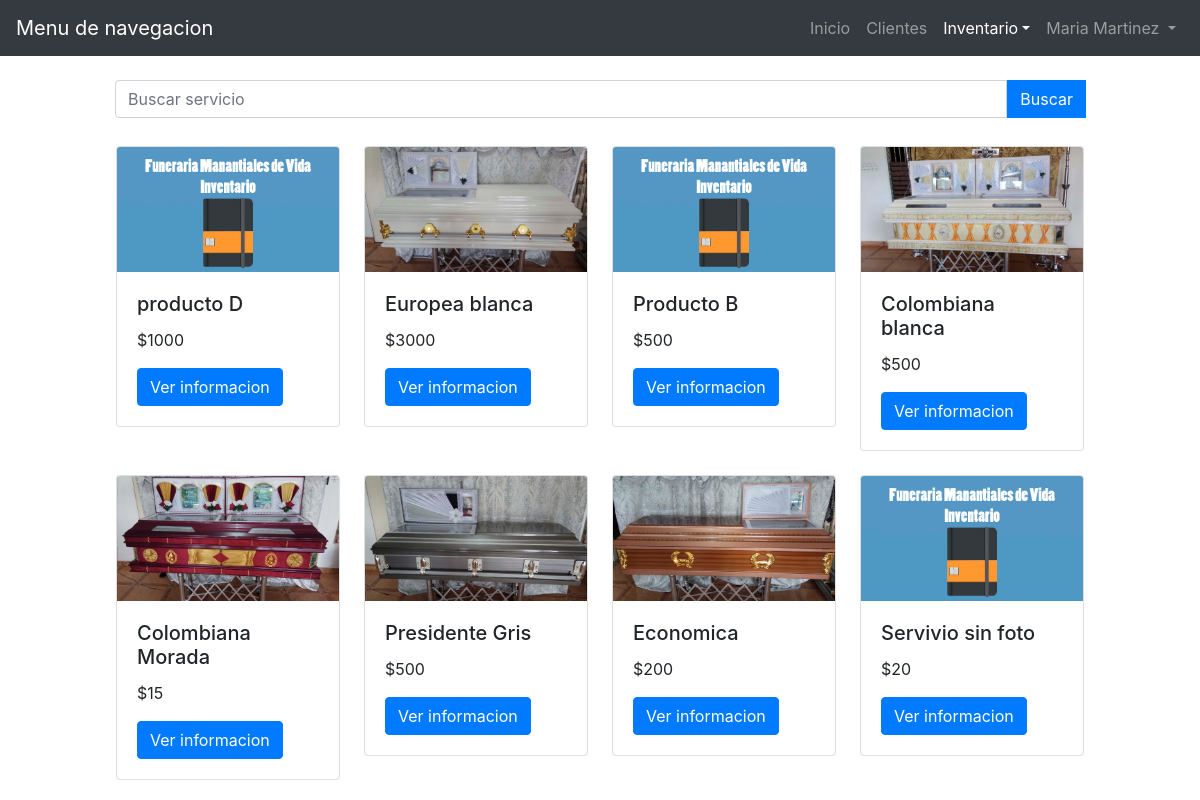
Before: /modulos/inventario/index.php (signed in) with the older database file.
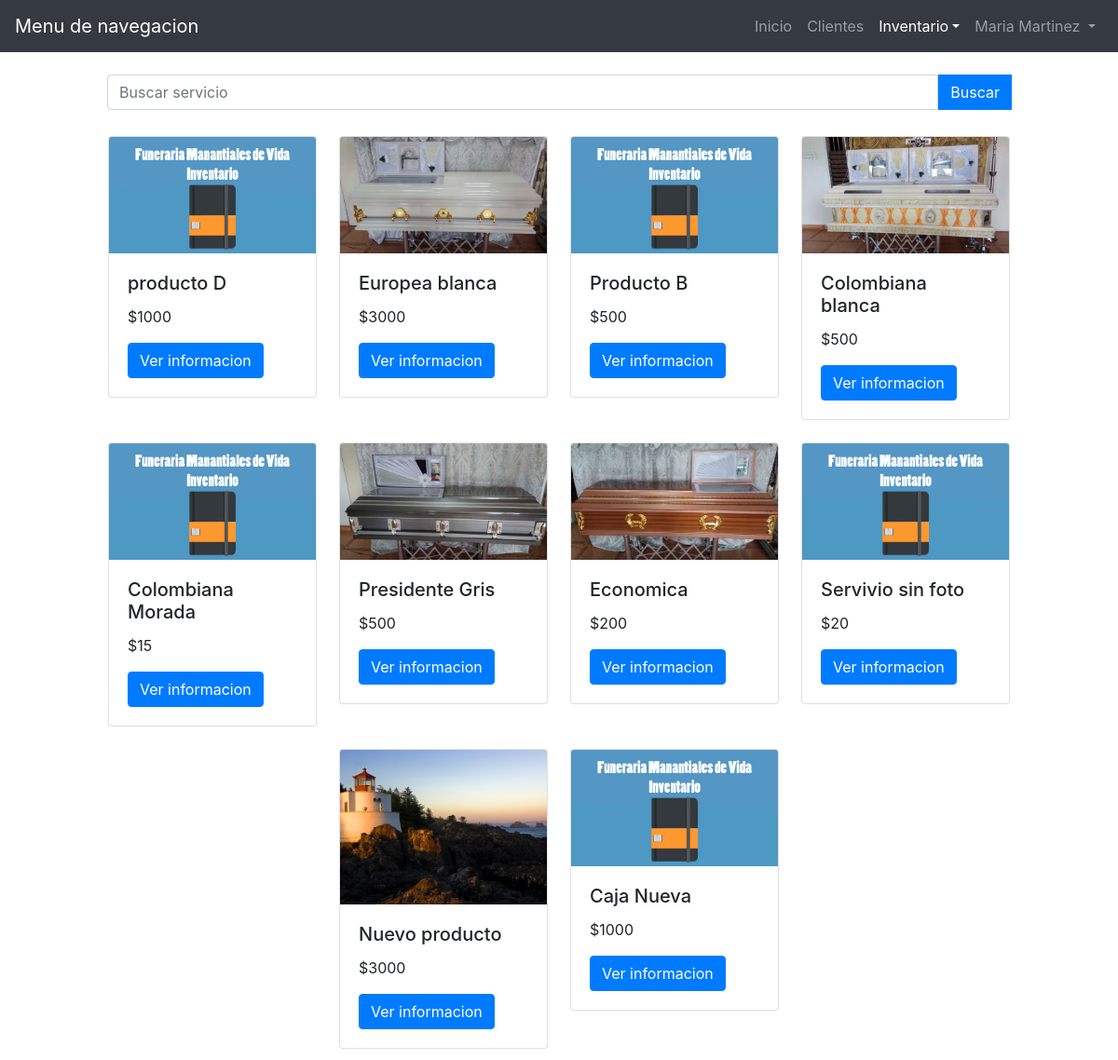
After: the same page with the newer database file.
### tables this page shows
CREATE TABLE `tblproductos` (
  `idproducto` int(11) NOT NULL,
  `nombre_producto` varchar(45) NOT NULL,
  `precio_compra` double NOT NULL,
  `precio_venta` double NOT NULL,
  `descripcion` varchar(45) NOT NULL,
  `foto` varchar(150) DEFAULT NULL,
  `fecha_ingreso` date NOT NULL,
  `cantidad_producto` int(11) NOT NULL,
  `idproveedor` int(11) NOT NULL,
  `idusuario` int(11) NOT NULL
);

### modulos/inventario/index.php (called while the page is built, shortened)
<?php
require_once("../../config/sql.php");
if($_SERVER['REQUEST_METHOD'] == 'POST' and isset($_POST['buscar'])){
  $nombre = limpiar($_POST['busqueda']);
  $SQL->conect();
  $productos = $SQL->select("SELECT * FROM tblproductos WHERE LOWER(nombre_producto) LIKE LOWER('%$nombre%')");
  $SQL->close();
}
else{
$SQL->conect();
$productos = $SQL->select("SELECT * FROM tblproductos");
}
require_once("../../views/inventario/index.view.php");
 ?>

### config/sql.php (called while the page is built, shortened)
<?php
class Sql
{
  private $dbname = 'funerariadb';
  private $host = 'localhost';
  private $user = 'root';
  private $pass = '';
  private $conexion = null;
  function conect(){
    try {
      $this->conexion = new PDO('mysql:host='.$this->host.';dbname='.$this->dbname, $this->user,$this->pass);
      return $this->conexion;
    } catch (PDOException $e) {
      echo "Error al conectar con la base de datos";
      return false;
    }
  }
  function select($consulta){
    $stmt = $this->conexion->prepare($consulta);
    $stmt->execute();
    $resultados = $stmt->fetchAll();
    if (empty($resultados)) {
      return false;
    }else {
      return $resultados;
    }
  }
  function close(){
    $this->conexion = null;
  }
}
$SQL = new Sql;
?>

### views/inventario/index.view.php (the view, shortened to what this page needs)
<!DOCTYPE html>
<html lang="es">
<head>
  <link rel="stylesheet" href="../../css/bootstrap.min.css">
</head>
<body>
  <div class="container-fluid">
    <header class="row">
        <div class="navbar navbar-expand navbar-dark bg-dark col-md-12">
            <a href="#" class="navbar-brand">Menu de navegacion</a>
            <ul class="navbar-nav ml-auto">
                <li class="nav-item">
                    <a href="../../index.php" class="nav-link">Inicio</a>
                </li>
                <li class="nav-item">
                    <a href="../clientes/index.php" class="nav-link">Clientes</a>
                </li>
                <li class="nav-item dropdown active">
                    <a href="#" class="nav-link dropdown-toggle" id="navbarDropdown" role="botton" data-toggle="dropdown">Inventario</a>
                </li>
                <li class="nav-item dropdown">
                    <a href="#" class="nav-link dropdown-toggle" id="navbarDropdown" role="botton" data-toggle="dropdown">
                        <?php echo $_SESSION['usuario']['nombre']?>                        </a>
                </li>
            </ul>
        </div>
    </header>
    <br>
    <div class="row justify-content-center">
      <div class="col-md-10 mb-3">
        <form  action="<?php echo $_SERVER['PHP_SELF'] ?>" method="post">
          <div class="input-group">
            <input type="text" class="form-control" name="busqueda" placeholder="Buscar servicio" aria-describedby="inputGroupPrepend" required>
            <div class="input-group-prepend">
              <input type="submit" name="buscar" value="Buscar" class="btn btn-primary">
            </div>
          </div>
        </form>
      </div>
    </div>
    <div class="row justify-content-center inventario">
      <?php if ($productos != ""): ?>
        <?php foreach ($productos as $key => $producto): ?>
          <div class="producto">
            <div class="card" style="width: 14rem;">
              <img class="card-img-top" src="<?php echo $var = ($producto['foto'] != null ) ? $producto['foto'] : '../../img/inventario/default.jpg' ?>" alt="Card image cap">
              <div class="card-body">
                <h5 class="card-title"><?php echo $producto['nombre_producto'] ?></h5>
                <p class="card-text">$<?php echo $producto['precio_venta']  ?></p>
                <a href="informacion.php?id=<?php echo $producto['idproducto'] ?>" class="btn btn-primary">Ver informacion</a>
              </div>
            </div>
          </div>
        <?php endforeach; ?>
      <?php endif; ?>
    </div>
  </div>
</body>
</html>

### views/inventario/index.view.php (style rules this page uses)
.inventario { display: flex; flex-direction: row; justify-content: }
.producto { margin: 1%; }

Changed rows visible on the page:
changed tblproductos "Colombiana Morada": foto: picture removed, a placeholder shows
added tblproductos: foto (picture), nombre_producto "Nuevo producto", precio_venta "3000"
added tblproductos: nombre_producto "Caja Nueva", precio_venta "1000"
